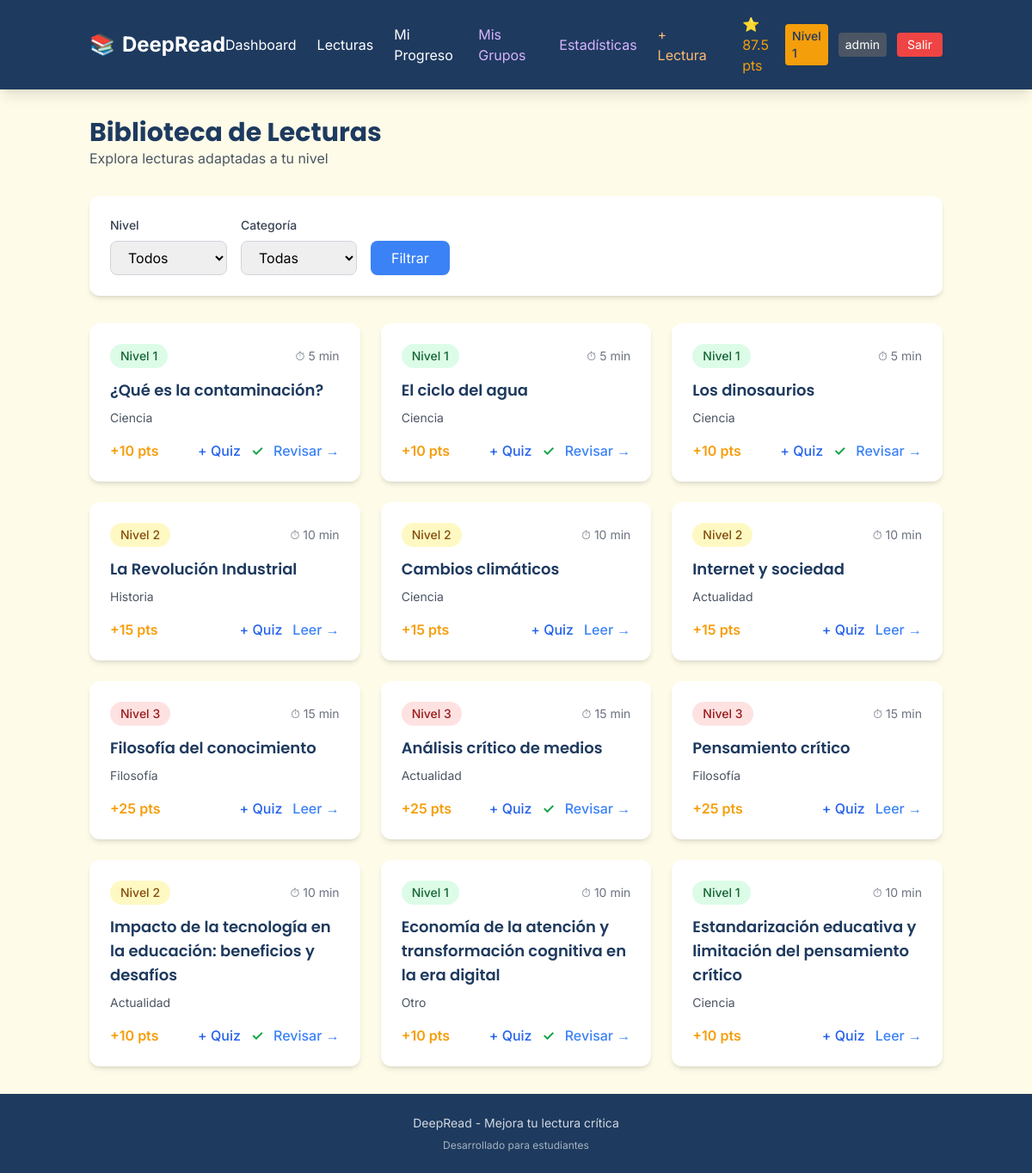
/lecturas (signed in), run on the app's committed database.
### models/user.py (models this page shows, shortened)
class Usuario(db.Model, UserMixin):
    __tablename__ = 'usuarios'
    id = db.Column(db.Integer, primary_key=True)
    username = db.Column(db.String(50), unique=True, nullable=False)
    email = db.Column(db.String(100), unique=True, nullable=False)
    password_hash = db.Column(db.String(255), nullable=False)
    rol = db.Column(db.String(20), default='estudiante')
    tipo_usuario = db.Column(db.String(20), default='gratuito')
    nivel_actual = db.Column(db.Integer, default=1)
    puntos_totales = db.Column(db.Integer, default=0)
    racha_dias = db.Column(db.Integer, default=0)
    ultimo_login = db.Column(db.Date, default=None)
    fecha_creacion = db.Column(db.DateTime, default=datetime.utcnow)
    def es_admin(self):
        return self.rol == 'admin'
    def es_profesor(self):
        return self.rol in ['profesor', 'admin']

### models/lectura.py (models this page shows, shortened)
class Lectura(db.Model):
    __tablename__ = 'lecturas'
    id = db.Column(db.Integer, primary_key=True)
    titulo = db.Column(db.String(200), nullable=False)
    contenido = db.Column(db.Text, nullable=False)
    nivel = db.Column(db.Integer, nullable=False)
    tiempo_estimado_minutos = db.Column(db.Integer, nullable=False)
    puntos_recompensa = db.Column(db.Integer, nullable=False)
    categoria = db.Column(db.String(50))
    activa = db.Column(db.Boolean, default=True)
    es_publica = db.Column(db.Boolean, default=True)
    fecha_cierre = db.Column(db.DateTime, nullable=True)
    cerrada = db.Column(db.Boolean, default=False)
    intentos_maximos = db.Column(db.Integer, default=3)
    profesor_id = db.Column(db.Integer, db.ForeignKey('usuarios.id'), nullable=True)
    grupo_id = db.Column(db.Integer, db.ForeignKey('grupos.id'), nullable=True)

### routes/main.py (the view)
@main_bp.route('/lecturas')
@login_required
def lecturas():
    nivel = request.args.get('nivel', type=int)
    categoria = request.args.get('categoria')
    mis_grupo_ids = [m.grupo_id for m in MiembroGrupo.query.filter_by(usuario_id=current_user.id).all()]
    if current_user.es_admin():
        query = Lectura.query.filter_by(activa=True)
    elif current_user.es_profesor():
        query = Lectura.query.filter(
            (Lectura.activa == True),
            (Lectura.profesor_id == current_user.id)
        )
    elif mis_grupo_ids:
        query = Lectura.query.filter(
            (Lectura.activa == True),
            (Lectura.grupo_id.in_(mis_grupo_ids))
        )
    else:
        query = Lectura.query.filter( Lectura.id == 0 )
    if nivel:
        query = query.filter_by(nivel=nivel)
    if categoria:
        query = query.filter_by(categoria=categoria)
    lecturas = query.all()
    categorias = db.session.query(Lectura.categoria).distinct().all()
    categorias = [c[0] for c in categorias]
    lecturas_completadas_ids = [
        p.lectura_id for p in ProgresoLectura.query.filter_by(
            usuario_id=current_user.id,
            completada=True
        ).all()
    ]
    return render_template(
        'lecturas.html',
        lecturas=lecturas,
        categorias=categorias,
        nivel_seleccionado=nivel,
        categoria_seleccionada=categoria,
        lecturas_completadas_ids=lecturas_completadas_ids
    )

### app.py (called while the page is built)
@login_manager.user_loader
def load_user(user_id):
    return db.session.get(Usuario, int(user_id))

### templates/lecturas.html (shortened to what this page needs)
{% extends "base.html" %}
{% block content %}
<div class="container mx-auto px-4 py-8">
    <div class="mb-8">
        <h1 class="text-3xl font-bold text-primary">Biblioteca de Lecturas</h1>
        <p class="text-gray-600">Explora lecturas adaptadas a tu nivel</p>
    </div>
    <div class="bg-white rounded-xl shadow-md p-6 mb-8">
        <form method="GET" class="flex flex-wrap gap-4">
            <div>
                <label class="block text-sm font-medium text-gray-700 mb-2">Nivel</label>
                <select name="nivel" class="px-4 py-2 border border-gray-300 rounded-lg focus:ring-2 focus:ring-secondary">
                    <option value="">Todos</option>
                </select>
            </div>
            <div>
                <label class="block text-sm font-medium text-gray-700 mb-2">Categoría</label>
                <select name="categoria" class="px-4 py-2 border border-gray-300 rounded-lg focus:ring-2 focus:ring-secondary">
                    <option value="">Todas</option>
                </select>
            </div>
            <div class="flex items-end">
                <button type="submit" class="bg-secondary hover:bg-blue-600 text-white px-6 py-2 rounded-lg transition">
                    Filtrar
                </button>
            </div>
        </form>
    </div>
    {% if lecturas %}
        <div class="grid md:grid-cols-2 lg:grid-cols-3 gap-6">
            {% for lectura in lecturas %}
                <div class="bg-white rounded-xl shadow-md overflow-hidden">
                    <div class="p-6">
                        <div class="flex items-center justify-between mb-3">
                            <span class="px-3 py-1 rounded-full text-sm font-medium
                                {% if lectura.nivel == 1 %}bg-green-100 text-green-800
                                {% elif lectura.nivel == 2 %}bg-yellow-100 text-yellow-800
                                {% else %}bg-red-100 text-red-800{% endif %}">
                                Nivel {{ lectura.nivel }}
                            </span>
                            <span class="text-sm text-gray-500">⏱ {{ lectura.tiempo_estimado_minutos }} min</span>
                        </div>
                        <h3 class="text-lg font-semibold text-primary mb-2">{{ lectura.titulo }}</h3>
                        <p class="text-sm text-gray-600 mb-4">{{ lectura.categoria|capitalize }}</p>
                        <div class="flex items-center justify-between">
                            <span class="text-accent font-semibold">+{{ lectura.puntos_recompensa }} pts</span>
                            <div class="flex gap-3 items-center">
                                {% if current_user.es_admin() %}
                                <a href="{{ url_for('admin.crear_quiz_admin', lectura_id=lectura.id) }}" class="text-blue-600 hover:text-blue-800 font-medium">
                                    + Quiz
                                </a>
                                {% endif %}
                                {% if lectura.id in lecturas_completadas_ids %}
                                <span class="text-green-600 font-bold" title="Completada">✓</span>
                                {% endif %}
                                <a href="{{ url_for('main.ver_lectura', lectura_id=lectura.id) }}" class="text-secondary hover:text-blue-600 font-medium">
                                    {% if lectura.id in lecturas_completadas_ids %}Revisar{% else %}Leer{% endif %} →
                                </a>
                            </div>
                        </div>
                    </div>
                </div>
            {% endfor %}
        </div>
    {% endif %}
</div>
{% endblock %}

### templates/base.html (shortened to what this page needs)
<!DOCTYPE html>
<html lang="es">
<head>
    <script src="https://cdn.tailwindcss.com"></script>
</head>
<body class="bg-cream min-h-screen flex flex-col">
    {% block header %}
    <header class="bg-primary text-white shadow-lg">
        <nav class="container mx-auto px-4 py-4 flex items-center justify-between">
            <a href="{{ url_for('main.index') }}" class="text-2xl font-bold flex items-center gap-2">
                <span class="text-accent">📚</span> DeepRead
            </a>
            <div class="hidden md:flex items-center gap-6">
                {% if current_user.is_authenticated %}
                    <a href="{{ url_for('main.dashboard') }}" class="hover:text-accent transition">Dashboard</a>
                    <a href="{{ url_for('main.lecturas') }}" class="hover:text-accent transition">Lecturas</a>
                    <a href="{{ url_for('main.progreso') }}" class="hover:text-accent transition">Mi Progreso</a>
                    <a href="{{ url_for('main.mis_grupos') }}" class="hover:text-accent transition text-purple-300">Mis Grupos</a>
                    {% if current_user.es_admin() %}
                    <a href="{{ url_for('admin.ver_estadisticas') }}" class="hover:text-accent transition text-purple-300">Estadísticas</a>
                    <a href="{{ url_for('admin.crear_lectura_publica') }}" class="hover:text-accent transition text-orange-300">+ Lectura</a>
                    {% endif %}
                    <div class="flex items-center gap-3 ml-4">
                        <span class="text-accent">⭐ {{ current_user.puntos_totales }} pts</span>
                        <span class="bg-accent text-primary px-2 py-1 rounded text-sm font-medium">Nivel {{ current_user.nivel_actual }}</span>
                        <span class="bg-gray-600 px-2 py-1 rounded text-sm text-white">{{ current_user.rol }}</span>
                        <a href="{{ url_for('auth.logout') }}" class="bg-red-500 hover:bg-red-600 px-3 py-1 rounded text-sm transition">Salir</a>
                    </div>
                {% else %}
                    <a href="{{ url_for('auth.login') }}" class="hover:text-accent transition">Iniciar Sesión</a>
                    <a href="{{ url_for('auth.register') }}" class="bg-accent text-primary px-4 py-2 rounded-lg font-medium hover:opacity-90 transition">Registrarse</a>
                {% endif %}
            </div>
        </nav>
    </header>
    {% endblock %}
    <main class="flex-grow">
        {% block content %}{% endblock %}
    </main>
    <footer class="bg-primary text-white py-6 mt-auto">
        <div class="container mx-auto px-4 text-center">
            <p class="text-sm opacity-80">DeepRead - Mejora tu lectura crítica</p>
            <p class="text-xs opacity-60 mt-2">Desarrollado para estudiantes</p>
        </div>
    </footer>
</body>
</html>

### templates/base.html (style rules this page uses)
body { font-family: 'Inter', sans-serif; }
h1, h2, h3, h4, h5, h6 { font-family: 'Poppins', sans-serif; }

### data on the page
Usuario: puntos_totales "87.5", nivel_actual "1", rol "admin"
Lectura: nivel "1", tiempo_estimado_minutos "5", titulo "¿Qué es la contaminación?", categoria "Ciencia", puntos_recompensa "10", shows "Revisar"
Lectura: nivel "1", tiempo_estimado_minutos "5", titulo "El ciclo del agua", categoria "Ciencia", puntos_recompensa "10", shows "Revisar"
Lectura: nivel "1", tiempo_estimado_minutos "5", titulo "Los dinosaurios", categoria "Ciencia", puntos_recompensa "10", shows "Revisar"
Lectura: nivel "2", tiempo_estimado_minutos "10", titulo "La Revolución Industrial", categoria "Historia", puntos_recompensa "15", shows "Leer"
Lectura: nivel "2", tiempo_estimado_minutos "10", titulo "Cambios climáticos", categoria "Ciencia", puntos_recompensa "15", shows "Leer"
Lectura: nivel "2", tiempo_estimado_minutos "10", titulo "Internet y sociedad", categoria "Actualidad", puntos_recompensa "15", shows "Leer"
Lectura: nivel "3", tiempo_estimado_minutos "15", titulo "Filosofía del conocimiento", categoria "Filosofía", puntos_recompensa "25", shows "Leer"
Lectura: nivel "3", tiempo_estimado_minutos "15", titulo "Análisis crítico de medios", categoria "Actualidad", puntos_recompensa "25", shows "Revisar"
Lectura: nivel "3", tiempo_estimado_minutos "15", titulo "Pensamiento crítico", categoria "Filosofía", puntos_recompensa "25", shows "Leer"
Lectura: nivel "2", tiempo_estimado_minutos "10", titulo "Impacto de la tecnología en la educación: beneficios y desafíos", categoria "Actualidad", puntos_recompensa "10", shows "Revisar"
Lectura: nivel "1", tiempo_estimado_minutos "10", titulo "Economía de la atención y transformación cognitiva en la era digital", categoria "Otro", puntos_recompensa "10", shows "Revisar"
Lectura: nivel "1", tiempo_estimado_minutos "10", titulo "Estandarización educativa y limitación del pensamiento crítico", categoria "Ciencia", puntos_recompensa "10", shows "Leer"
